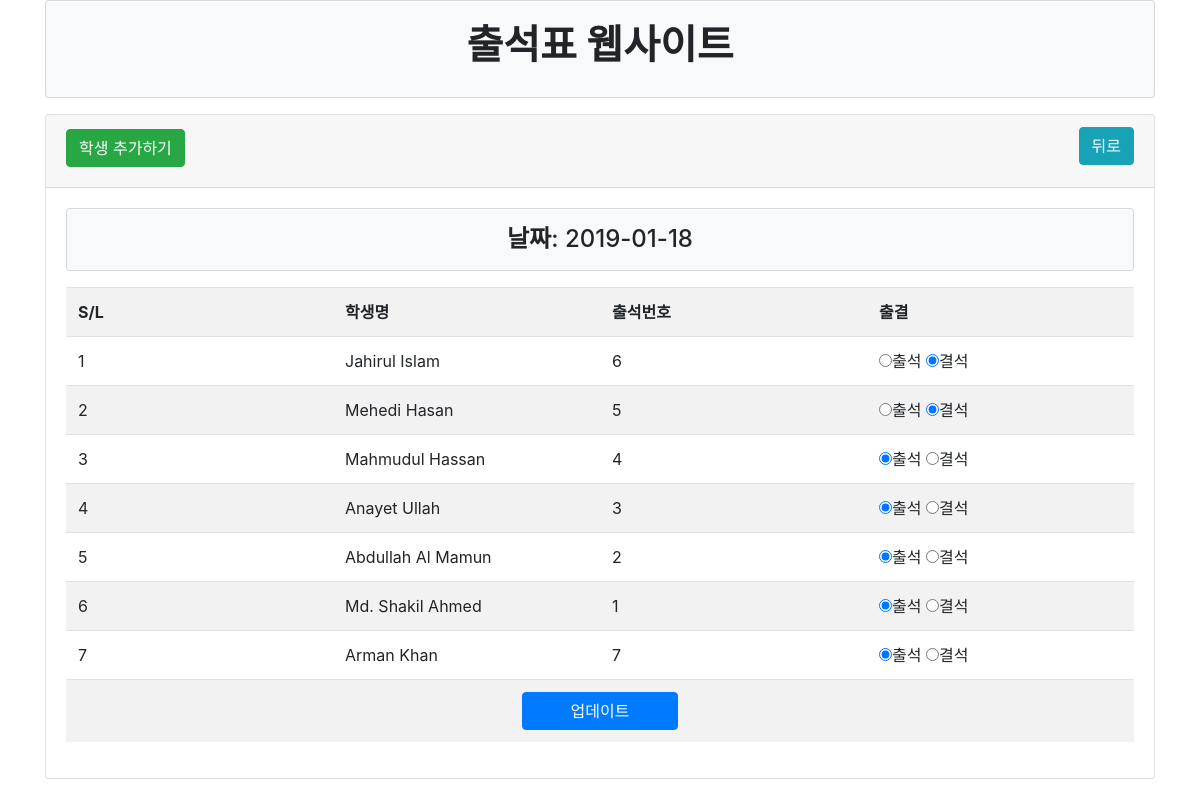
Page /student_view.php?dt=2019-01-18 on the committed database.
### tables this page shows
CREATE TABLE IF NOT EXISTS `tbl_student` (
  `id` int(11) NOT NULL AUTO_INCREMENT,
  `name` varchar(255) NOT NULL,
  `roll` int(11) NOT NULL,
  PRIMARY KEY (`id`)
);

CREATE TABLE IF NOT EXISTS `tbl_attendance` (
  `id` int(11) NOT NULL AUTO_INCREMENT,
  `roll` int(11) NOT NULL,
  `attend` varchar(255) NOT NULL,
  `att_time` date NOT NULL,
  PRIMARY KEY (`id`)
);

### lib/Database.php (called while the page is built, shortened)
<?php
Class Database{
 public $host   = DB_HOST;
 public $user   = DB_USER;
 public $pass   = DB_PASS;
 public $dbname = DB_NAME;
 public $link;
private function connectDB(){
   $this->link = new mysqli($this->host, $this->user, $this->pass,
      $this->dbname);
   }
  public function select($query){
    $result = $this->link->query($query) or
       die($this->link->error.__LINE__);
      if($result->num_rows > 0){
        return $result;
      } else {
        return false;
      }
   }
}

### config/classes/Student.php (called while the page is built, shortened)
<?php
	$filepath = realpath(dirname(__FILE__));
	include_once ($filepath.'/../lib/Database.php');
	include_once ($filepath.'/../helpers/Format.php');
?>
<?php
class Student{
	private $db;
	private $fm;
	public function __construct(){
		$this->db = new Database();
		$this->fm = new Format();
	}
	public function getAllData($dt){
		$date = $this->fm->validation($dt);
		$date = mysqli_real_escape_string($this->db->link, $date);
		$query = "SELECT tbl_student.name, tbl_attendance.*
				FROM tbl_student
				INNER JOIN tbl_attendance
				ON tbl_student.roll = tbl_attendance.roll
				WHERE att_time = '$date'";
		$result = $this->db->select($query);
		return $result;
	}
}

### helpers/Format.php (called while the page is built)
<?php
class Format{
   public function validation($data){
      $data = trim($data);
      $data = stripcslashes($data);
      $data = htmlspecialchars($data);
      return $data;
   }
}
?>

### student_view.php (the view, shortened to what this page needs)
<?php
	include "inc/header.php";
	include "classes/Student.php";
	$stu = new Student();
?>
<?php
	$dt = $_GET['dt'];
?>
	<div class="container">
		<div class="card">
			<div class="card-header">
				<h2>
					<a class="btn btn-success" href="add.php">학생 추가하기</a>
					<a class="btn btn-info float-right" href="date_view.php">뒤로</a>
				</h2>
			</div>
			<div class="card-body">
				<div class="card bg-light text-center mb-3">
					<h4 class="m-0 py-3"><strong>날짜</strong>: <?php echo $dt; ?></h4>
				</div>
				<form action="" method="post">
					<table class="table table-striped">
						<tr>
							<th width="25%">S/L</th>
							<th width="25%">학생명</th>
							<th width="25%">출석번호</th>
							<th width="25%">출결</th>
						</tr>
<?php
	$getstudent = $stu->getAllData($dt);
	if ($getstudent) {
		$i = 0;
		while ($value = $getstudent->fetch_assoc()) {
			$i++;
?>
<tr>
	<td><?php echo $i; ?></td>
	<td><?php echo $value['name']; ?></td>
	<td><?php echo $value['roll']; ?></td>
	<td>
		<input type="radio" name="attend[<?php echo $value['roll']; ?>]" value="present" <?php if($value['attend'] == "present") {echo "checked";} ?>>출석
		<input type="radio" name="attend[<?php echo $value['roll']; ?>]" value="absent" <?php if($value['attend'] == "absent") {echo "checked";} ?>>결석
	</td>
</tr>
<?php } } ?>
						<tr>
							<td colspan="4" class="text-center">
								<input type="submit" name="submit" class="btn btn-primary px-5" value="업데이트">
							</td>
						</tr>
					</table>
				</form>
			</div>
		</div>
	</div>

### rows in the picture
tbl_student: name "Jahirul Islam", tbl_attendance.roll "6"
tbl_attendance: attend "☑"
tbl_student: name "Mehedi Hasan", tbl_attendance.roll "5"
tbl_attendance: attend "☑"
tbl_student: name "Mahmudul Hassan", tbl_attendance.roll "4"
tbl_attendance: attend "☑"
tbl_student: name "Anayet Ullah", tbl_attendance.roll "3"
tbl_attendance: attend "☑"
tbl_student: name "Abdullah Al Mamun", tbl_attendance.roll "2"
tbl_attendance: attend "☑"
tbl_student: name "Md. Shakil Ahmed", tbl_attendance.roll "1"
tbl_attendance: attend "☑"
tbl_student: name "Arman Khan", tbl_attendance.roll "7"
tbl_attendance: attend "☑"

### other values in the picture
$dt "2019-01-18"
